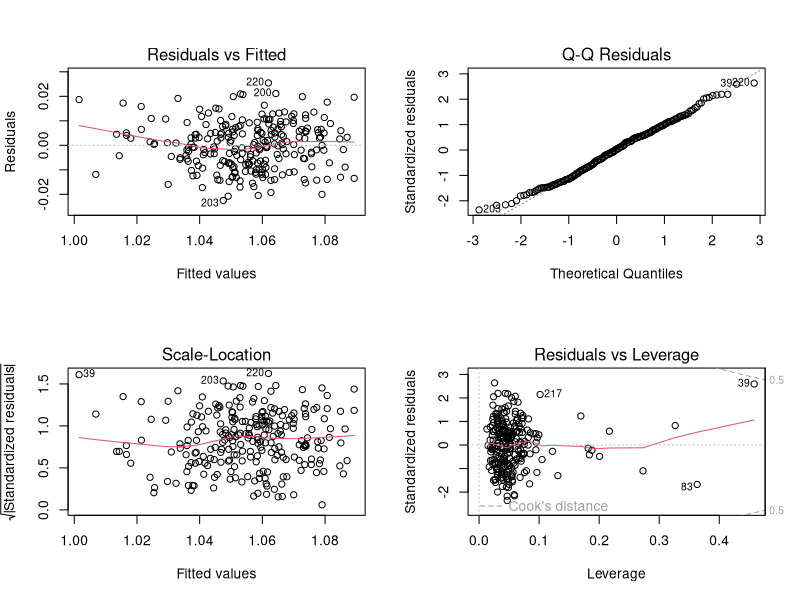
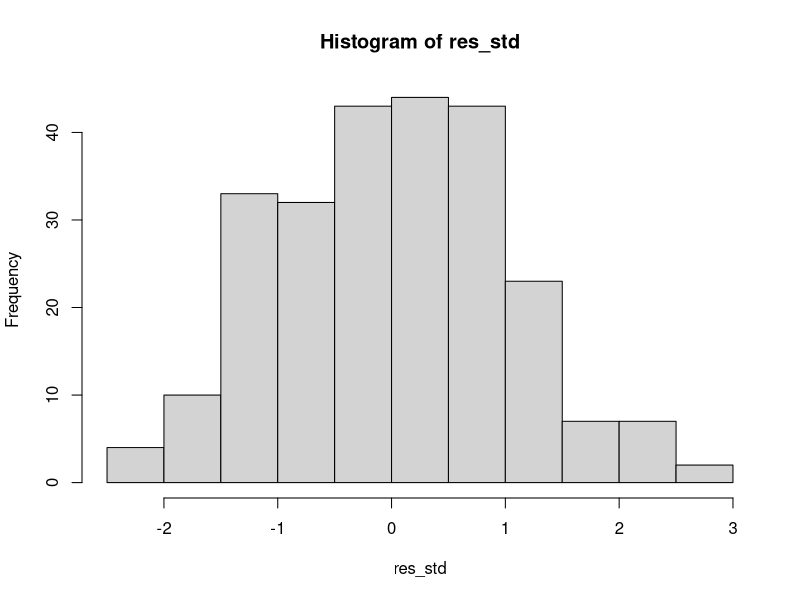
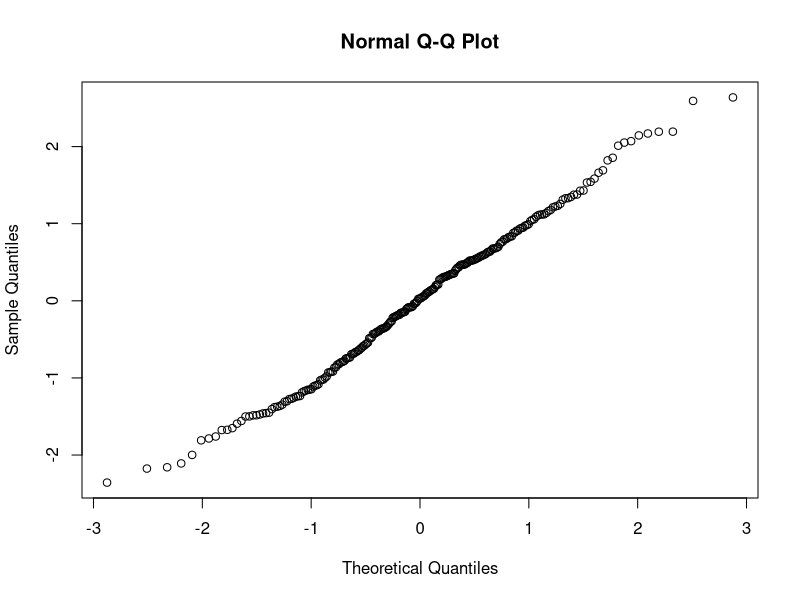
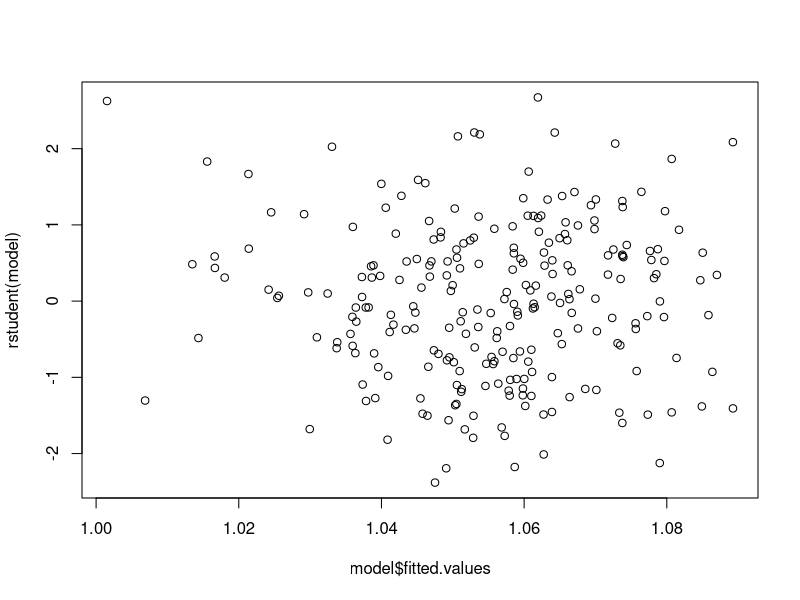
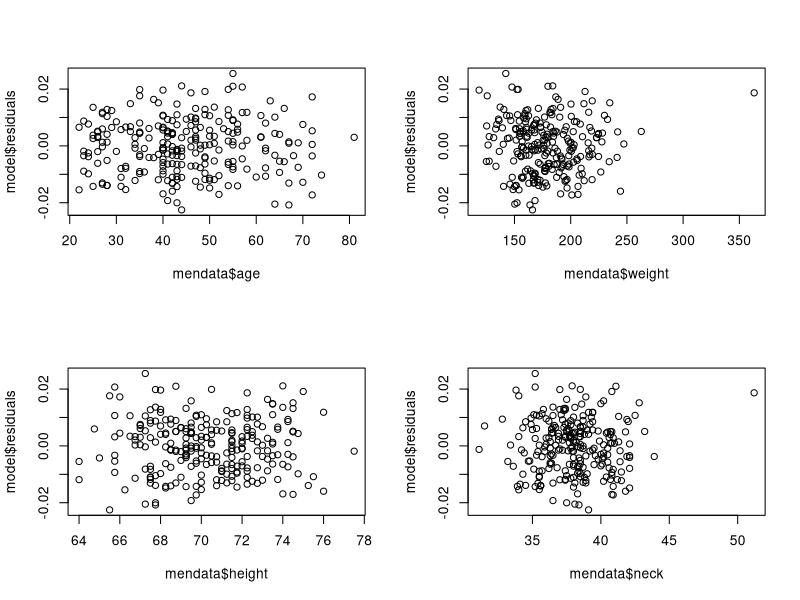
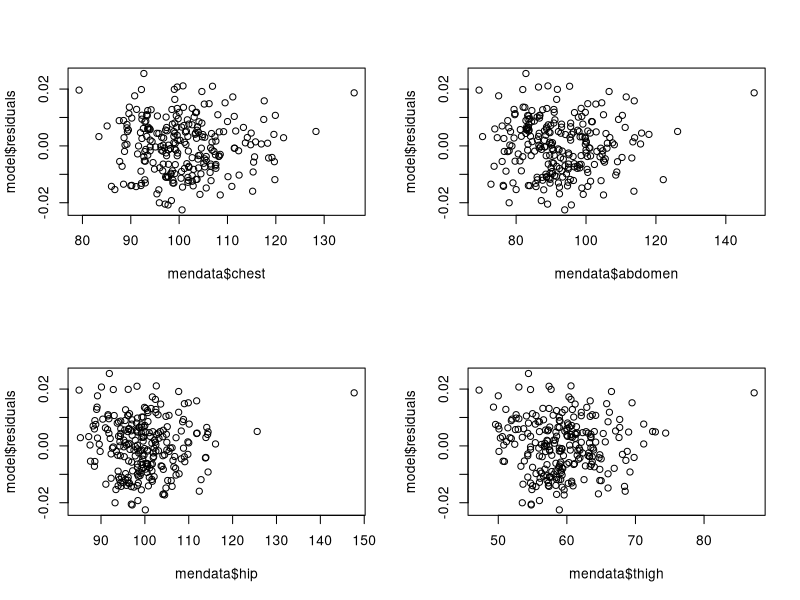
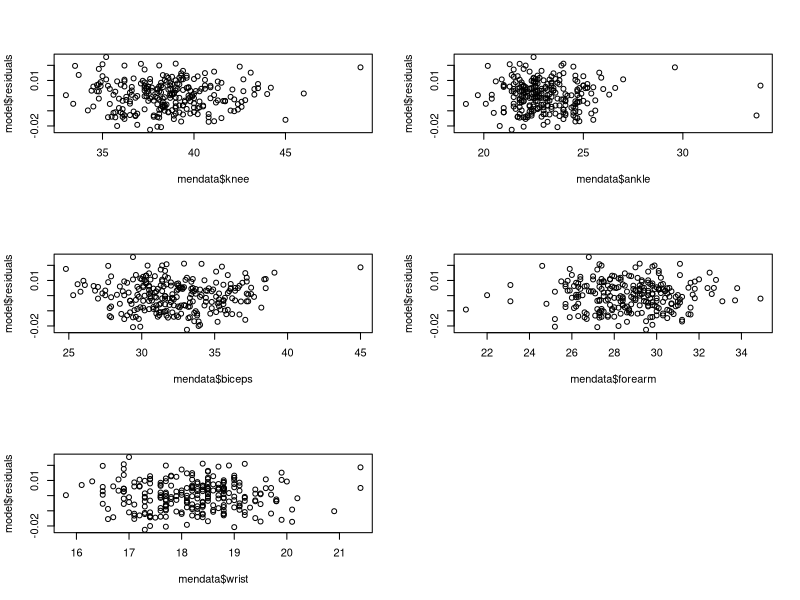

Here is the R script that generated these plots, in order:
rm(list=ls())
library(car)
mendata=read.csv('bodyfatmen.csv') # read the data

# the full model
model <- lm (density ~ age + weight + height + neck + 
               chest + abdomen + hip + thigh + knee + 
               ankle + biceps + forearm + wrist, data = mendata)
summary(model)
#------------------------------

# model adequency check
par(mfrow=c(2,2))
plot(model)


par(mfrow=c(1,1))
res_std=rstandard(model)
hist(res_std)

qqnorm(res_std)

plot(model$fitted.values, rstudent(model))

par(mfrow=c(2,2))
plot(mendata$age,model$residuals)
plot(mendata$weight,model$residuals)
plot(mendata$height,model$residuals)
plot(mendata$neck,model$residuals)
plot(mendata$chest,model$residuals)
plot(mendata$abdomen,model$residuals)
plot(mendata$hip,model$residuals)
plot(mendata$thigh,model$residuals)
par(mfrow=c(3,2))
plot(mendata$knee,model$residuals)
plot(mendata$ankle,model$residuals)
plot(mendata$biceps,model$residuals)
plot(mendata$forearm,model$residuals)
plot(mendata$wrist,model$residuals)
#------------------------------

model1 <- lm (density^-4 ~ age + weight + height + neck + 
                +                  chest + abdomen + hip + thigh + knee + 
                +                  ankle + biceps + forearm + wrist, data = mendata)
